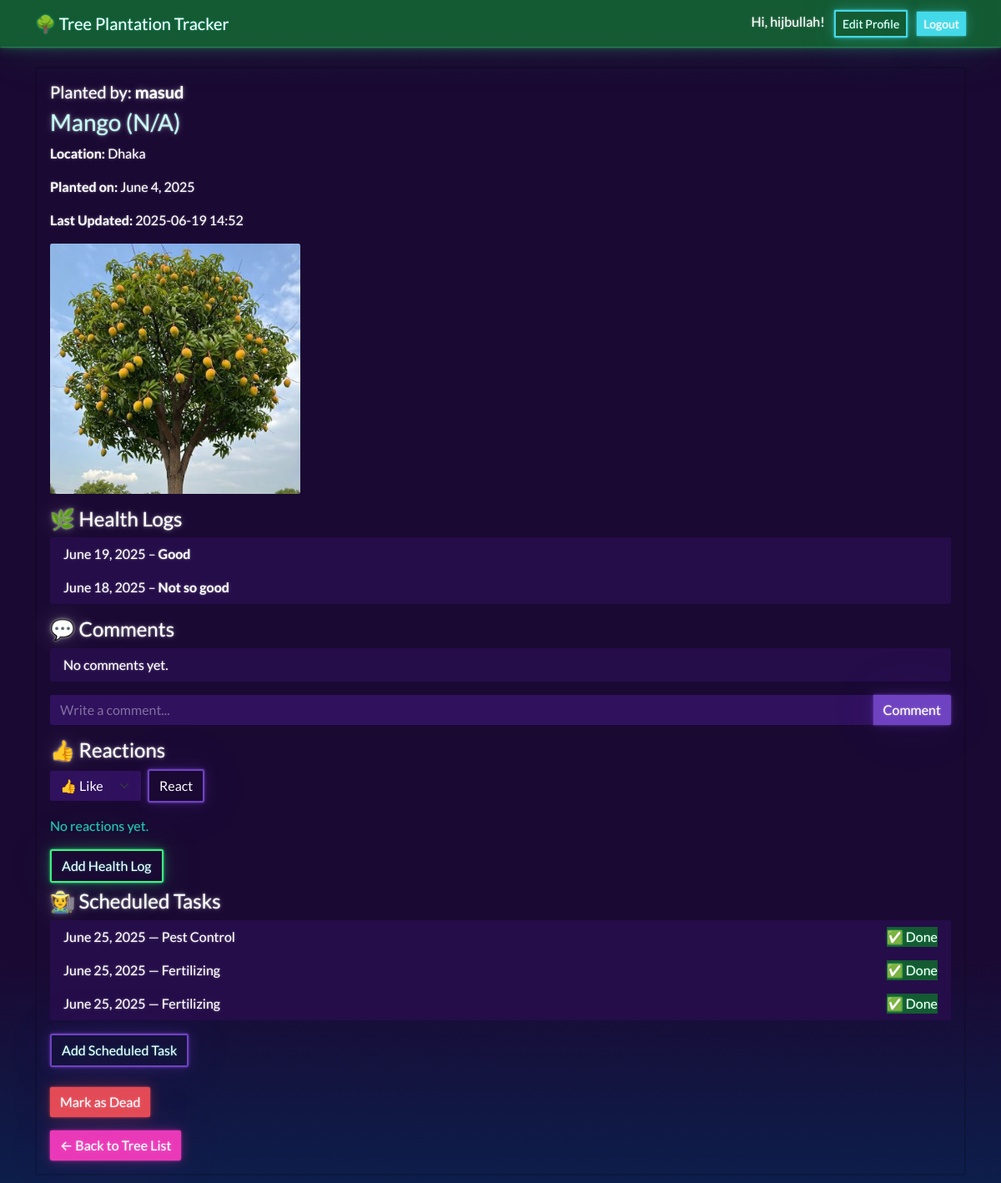
/1/ (signed in), run on the app's committed database.
### trees/models.py (models this page shows, shortened)
class Tree(models.Model):
    user = models.ForeignKey(User, on_delete=models.CASCADE, related_name='trees')
    name = models.CharField(max_length=100)
    species = models.CharField(max_length=100, blank=True)  # Make species optional
    country = models.CharField(max_length=100, blank=True)
    division = models.CharField(max_length=100, blank=True)  # state/province/region
    district = models.CharField(max_length=100, blank=True)
    other_location = models.CharField(max_length=255, blank=True)  # for uncommon or specific
    location = models.CharField(max_length=255, blank=True)  # full location string for backward compatibility
    latitude = models.FloatField(blank=True, null=True)  # Added for map
    longitude = models.FloatField(blank=True, null=True) # Added for map
    date_planted = models.DateField()
    image = models.ImageField(upload_to='tree_images/', blank=True, null=True)
    updated_at = models.DateTimeField(auto_now=True)
    is_dead = models.BooleanField(default=False)
    death_reason = models.TextField(blank=True, null=True)

class HealthLog(models.Model):
    tree = models.ForeignKey(Tree, on_delete=models.CASCADE, related_name='health_logs')
    date = models.DateField()
    health_status = models.CharField(max_length=255)
    notes = models.TextField(blank=True)
    is_dead = models.BooleanField(default=False)
    death_reason = models.TextField(blank=True, null=True)

class Task(models.Model):
    TASK_TYPES = [
        ('Watering', 'Watering'),
        ('Fertilizing', 'Fertilizing'),
        ('Pest Control', 'Pest Control'),
        ('Other', 'Other'),
    ]
    tree = models.ForeignKey(Tree, on_delete=models.CASCADE, related_name='tasks')
    task_type = models.CharField(max_length=50, choices=TASK_TYPES)
    scheduled_date = models.DateField()
    completed = models.BooleanField(default=False)

### trees/views.py (the view, shortened to what this page needs)
# urls.py: path('<int:pk>/', views.tree_detail, name='tree_detail'),
@login_required
def tree_detail(request, pk):
    tree = get_object_or_404(Tree, pk=pk)
    health_logs = tree.health_logs.all().order_by('-date')
    tasks = tree.tasks.all().order_by('scheduled_date')
    comments = tree.comments.select_related('user').order_by('created_at')
    reactions = tree.reactions.all()
    health_form = HealthLogForm()
    task_form = TaskForm()
    if request.method == 'POST' and request.POST.get('form_type') == 'comment':
        text = request.POST.get('comment_text')
        if text:
            Comment.objects.create(tree=tree, user=request.user, text=text)
            return redirect('tree_detail', pk=tree.pk)
    if request.method == 'POST' and request.POST.get('form_type') == 'react':
        reaction_type = request.POST.get('reaction_type')
        if reaction_type:
            Reaction.objects.update_or_create(tree=tree, user=request.user, defaults={'type': reaction_type})
            return redirect('tree_detail', pk=tree.pk)
    return render(request, 'trees/tree_detail.html', {
        'tree': tree,
        'health_logs': health_logs,
        'tasks': tasks,
        'health_form': health_form,
        'task_form': task_form,
        'comments': comments,
        'reactions': reactions,
    })

### trees/forms.py
class HealthLogForm(forms.ModelForm):
    class Meta:
        model = HealthLog
        fields = ['date', 'health_status', 'notes', 'is_dead', 'death_reason']
        widgets = {
            'date': forms.DateInput(attrs={'type': 'date'}),
            'death_reason': forms.Textarea(attrs={'rows': 2}),
        }

class TaskForm(forms.ModelForm):
    class Meta:
        model = Task
        fields = ['task_type', 'scheduled_date', 'completed']
        widgets = {
            'scheduled_date': forms.DateInput(attrs={'type': 'date'})
        }

### trees/templates/trees/tree_detail.html (shortened to what this page needs)
{% extends "base.html" %}
{% block content %}
<div class="card mb-4">
    <div class="card-body">
        <h5 class="mb-2">Planted by: <span class="fw-bold">{{ tree.user.username }}</span></h5>
        <h3 class="card-title animated-text fade-in-up">{{ tree.name }}{% if tree.species %} ({{ tree.species }}){% endif %}</h3>
        <p><strong>Location:</strong>
            {% if tree.latitude and tree.longitude %}
                <a href="https://www.openstreetmap.org/?mlat={{ tree.latitude }}&mlon={{ tree.longitude }}#map=18/{{ tree.latitude }}/{{ tree.longitude }}" target="_blank">
                    {{ tree.location }} <span class="badge bg-info">Map</span>
                </a>
            {% else %}
                {{ tree.location }}
            {% endif %}
        </p>
        <p><strong>Planted on:</strong> {{ tree.date_planted }}</p>
        <p><strong>Last Updated:</strong> {{ tree.updated_at|date:'Y-m-d H:i' }}</p>
        {% if tree.image %}
            <img src="{{ tree.image.url }}" class="img-fluid rounded mb-3" style="max-width: 300px;">
        {% endif %}
        <h4>🌿 Health Logs</h4>
        <ul class="list-group mb-3">
            {% for log in health_logs %}
                <li class="list-group-item {% if log.is_dead %}bg-danger text-white{% endif %}">
                    {{ log.date }} – <strong>{{ log.health_status }}</strong><br>
                </li>
            {% empty %}
                <li class="list-group-item">No health logs.</li>
            {% endfor %}
        </ul>
        <h4>💬 Comments</h4>
        <ul class="list-group mb-3">
            {% for comment in comments %}
                <li class="list-group-item">
                    <span class="fw-bold">{{ comment.user.username }}</span>: {{ comment.text }}
                    <span class="text-muted float-end" style="font-size:0.9em;">{{ comment.created_at|date:'Y-m-d H:i' }}</span>
                </li>
            {% empty %}
                <li class="list-group-item">No comments yet.</li>
            {% endfor %}
        </ul>
        <form method="POST" class="mb-3">
            <div class="input-group">
                <input type="text" name="comment_text" class="form-control" placeholder="Write a comment..." required>
                <button type="submit" class="btn btn-primary">Comment</button>
            </div>
        </form>
        <h4>👍 Reactions</h4>
        <form method="POST" class="mb-3 d-flex align-items-center">
            <select name="reaction_type" class="form-select w-auto me-2">
                <option value="like">👍 Like</option>
            </select>
            <button type="submit" class="btn btn-outline-primary">React</button>
        </form>
        <div class="mb-3">
            {% for reaction in reactions %}
                <span class="badge bg-secondary me-1">{{ reaction.user.username }}: {{ reaction.type|title }}</span>
            {% empty %}
                <span class="text-muted">No reactions yet.</span>
            {% endfor %}
        </div>
        {% if not tree.is_dead %}
            <a href="{% url 'add_health_log' tree.id %}" class="btn btn-outline-success fade-in-up mb-2">Add Health Log</a>
            <h4>🧑‍🌾 Scheduled Tasks</h4>
            <ul class="list-group mb-3">
                {% for task in tasks %}
                    <li class="list-group-item d-flex align-items-center">
                        <span class="me-2">{{ task.scheduled_date }} — {{ task.task_type }}</span>
                        {% if task.completed %}
                            <span class="ms-auto text-success" title="Completed">✅ Done</span>
                        {% else %}
                            <input type="checkbox" class="form-check-input ms-auto mark-complete-checkbox" data-task-id="{{ task.id }}">
                            <span class="ms-2 text-danger">❌ Not Done</span>
                        {% endif %}
                    </li>
                {% empty %}
                    <li class="list-group-item">No tasks scheduled.</li>
                {% endfor %}
            </ul>
            <a href="{% url 'add_task' tree.id %}" class="btn btn-outline-primary fade-in-up">Add Scheduled Task</a>
        {% endif %}
        <div class="mt-4">
            {% if not tree.is_dead %}
                <button class="btn btn-danger" id="show-dead-form" type="button">Mark as Dead</button>
            {% elif tree.death_reason %}
                <p class="text-danger mt-3"><strong>Reason:</strong> {{ tree.death_reason }}</p>
            {% endif %}
        </div>
        <a href="/" class="btn btn-secondary mt-3 fade-in-up">&larr; Back to Tree List</a>
    </div>
</div>
{% endblock %}

### trees/templates/base.html (shortened to what this page needs)
<!DOCTYPE html>
<html lang="en">
<head>
    {% load static %}
    <link href="{% static 'trees/bootstrap.min.css' %}" rel="stylesheet">
    <link href="{% static 'trees/custom-overrides.css' %}" rel="stylesheet">
</head>
<body class="bg-light">
<nav class="navbar navbar-dark bg-success mb-4">
    <div class="container d-flex justify-content-between align-items-center">
        <a class="navbar-brand" href="/">🌳 Tree Plantation Tracker</a>
        <div>
            {% if user.is_authenticated %}
                <span class="text-white me-2">Hi, {{ user.username }}!</span>
                <a href="/profile/" class="btn btn-outline-light btn-sm me-2">Edit Profile</a>
                <a href="/logout/" class="btn btn-light btn-sm">Logout</a>
            {% else %}
                <a href="/login/" class="btn btn-light btn-sm me-2">Login</a>
                <a href="/register/" class="btn btn-outline-light btn-sm">Register</a>
            {% endif %}
        </div>
    </div>
</nav>
<div class="container">
    {% block content %}
    {% endblock %}
</div>
</body>
</html>

### trees/static/trees/custom-overrides.css (style rules this page uses)
:root { --bs-green: #145a32 !important; --bs-success: #145a32 !important; --bs-success-rgb: 20,90,50 !important; }
.btn-success, .bg-success, .text-success, .border-success { --bs-btn-bg: #145a32 !important; --bs-btn-border-color: #145a32 !important; --bs-btn-hover-bg: #117a3a !important; --bs-btn-hover-border-color: #117a3a !important; --bs-btn-active-bg: #0e5c2a !important; --bs-btn-active-border-color: #0e5c2a !important; --bs-success: #145a32 !important; --bs-success-rgb: 20,90,50 !important; background-color: #145a32 !important; border-color: #145a32 !important; color: #fff !important; }
.animated-text { background: linear-gradient(270deg, #32fbe2, #145a32, #ea39b8, #32fbe2); background-size: 600% 600%; -webkit-background-clip: text; background-clip: text; -webkit-text-fill-color: transparent; animation: animated-gradient 4s ease-in-out infinite; }
.fade-in-up { animation: fadeInUp 1.2s cubic-bezier(0.23, 1, 0.32, 1) both; }

### data on the page
Tree: user.username "masud", name "Mango", species "N/A", location "Dhaka", date_planted "June 4, 2025", updated_at "2025-06-19 14:52", image (picture)
HealthLog: date "June 19, 2025", health_status "Good"
HealthLog: date "June 18, 2025", health_status "Not so good"
Task: scheduled_date "June 25, 2025", task_type "Pest Control", completed "✅ Done"
Task: scheduled_date "June 25, 2025", task_type "Fertilizing", completed "✅ Done"
Task: scheduled_date "June 25, 2025", task_type "Fertilizing", completed "✅ Done"

### other printed values
{{ user.username }} "hijbullah"
